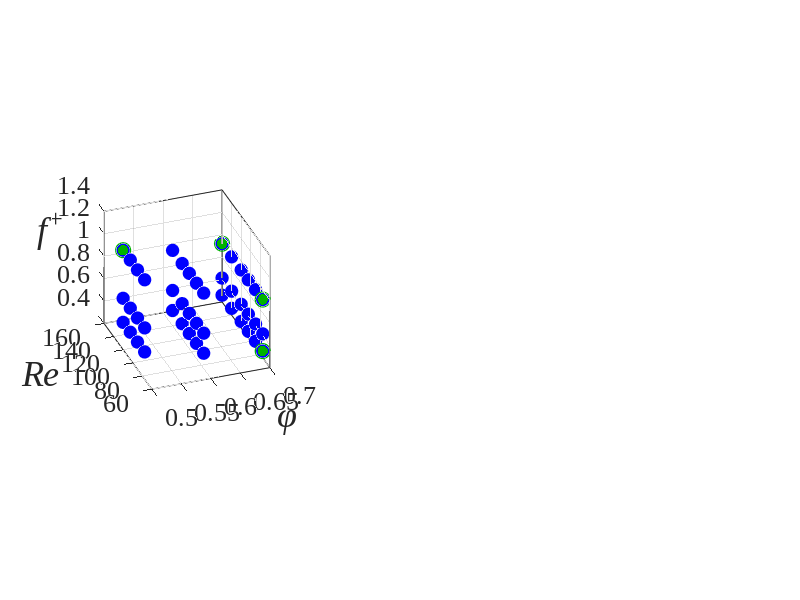

This chart was generated by the following MATLAB code: (Note: this script raises an error after producing the figure.)
clc;
clear all;
close all;

load('all_data.mat') %%load data
N=size(X,2); %%number total tests
omega_meas=trapz(y,CPT,1)*100; %%measured omega(profile-losses)

%% starting point
ind_in=[3,9,28,43]; %%corner of the text matrix
start=length(ind_in); %%size of the initial point

rm=0; %%select 0 for regression method: Gaussian Process
% rm=1; %%select 1 for regression method: Lasso

fig1=figure; %% figure test matrix filling
x0=50; y0=50; width=1700; height=600;
set(gcf,'position',[x0,y0,width,height])
ax=subplot(1,3,1);
plot3(X(3,:),X(1,:),X(2,:),'bo','MarkerSize',9,'MarkerEdgeColor','b','MarkerFaceColor',[0,0,1]); hold on;
set(ax,'XGrid','on'); set(ax,'YGrid','on'); set(ax,'ZGrid','on'); set(ax,'View',[-20 30]);
set(ax,'FontName','Times New Roman','FontSize',19);
set(ax,'plotboxaspectratio',[1,1.113,1.03],'Box','on');
xlabel('φ','FontName','Times New Roman','FontSize',26,'FontAngle','Italic','verticalalignment','middle')
ylabel('Re','FontName','Times New Roman','FontSize',26,'FontAngle','Italic','verticalalignment','bottom')
zlabel('f^+','FontName','Times New Roman','FontSize',26,'FontAngle','Italic','rotation',0)


%% (predictive analysis)
for k=start:N    
    x_in=X(:,ind_in); %%in data at iteration k 
    
    %%%upload figure test matrix
    ax=subplot(1,3,1); hold on;
    plot3(X(3,ind_in),X(1,ind_in),X(2,ind_in),'o','MarkerSize',11,'MarkerEdgeColor',[0 0.7 0],'MarkerFaceColor',[0 0.7 0]);

    %%POD
    [U_red V_red cpt_mean]=POD(CPT(:,ind_in),0.99); %%POD with the only in tests
    xref=sum(x_in.^2,2); x_in_norm=x_in./sqrt(xref); Xn=X./sqrt(xref); %% normalization inputs for the fitting
    e = {'eig1','eig2','eig3','eig4','eig5','eig6','eig7','eig8','eig9','eig10'}; e = e(1:size(U_red,2));

%%%%%%%%%%% regression %%%%%%%%%%%%%%%%%%%%%%%%%%%%%%%%%%%%%%%%%%%%%%%%
    if rm==0 %%% Gaussian Process regression %%%
    for i=1:size(U_red,2)
        yI=-V_red(:,i);
        gprMdl =fitrgp(x_in_norm',yI,'KernelFunction','ardsquaredexponential');
        GPR.(e{i}) = gprMdl; clear yI gprMdl;
    end
    % prediction over the entire test matrix (gaussian process)
    for i=1:size(U_red,2)
        [Vmod1 Vmod_std1] = predict(GPR.(e{i}),Xn');
        Vmod(:,i)=Vmod1; Vmod_std(:,i)=Vmod_std1; clear Vmod1 Vmod_std1;
    end
    elseif rm==1 %%% Lasso regression %%%
    Vn=predictor_matrix(x_in_norm');
    for i=1:size(U_red,2)
        yI=-V_red(:,i);
        [alfa,FitInfo] = lasso(Vn',yI,'Alpha',1,'Intercept',true,'CV',k);
        idx=FitInfo.Index1SE; %%choose min SE of k-fold (leave-one-out) cross-validation
        alfa_0(i)=FitInfo.Intercept(idx);
        alfa_tot(:,i)=alfa(:,idx);
        fi_in=Vn'*alfa_tot(:,i)+alfa_0(i);
        sigma(i)=sqrt(sum((yI-fi_in).^2)/k);
        V1=Vn; V1(find(alfa_tot(:,i)==0),:)=[]; V1(end+1,:)=1;
        covariance.(e{i}) = sigma(i)^2*inv(V1*V1');
        clear alfa YI FitInfo V1 fi_in
    end
    % prediction over the entire test matrix (lasso)
    Vn=predictor_matrix(Xn');
    Vmod=Vn'*alfa_tot+alfa_0;  %%add covariance for estimating Vmod_std
    for i=1:size(U_red,2)
        V1=Vn; V1(find(alfa_tot(:,i)==0),:)=[]; V1(end+1,:)=1;
        Vmod_std(:,i)=diag(sqrt(V1'*covariance.(e{i})*V1+sigma(i)^2)); clear V1;
    end
    clear sigma covariance;
    end
%%%%%%%%%%%%%%%%%%%%%%%%%%%%%%%%%%%%%%%%%%%%%%%%%%%%%%%%%%%%%%%%%%%%%%%%

    cpt_fit=-U_red*Vmod'+cpt_mean;  %% fitted cpt distributions over the entire test matrix
    omega_fit=trapz(y,cpt_fit,1)*100; %% fitted omega (profile-losses)
    for i=1:size(U_red,2) %%calculation of std of omega
        sigma(:,:,i)=-U_red(:,i)*Vmod_std(:,i)';
    end
    cpt_std=sqrt(sum(sigma.^2,3)); clear sigma; %%std over cpt distribution
    deltay=y(2)-y(1);
    omega_std=sqrt(sum(cpt_std.^2,1))*deltay*100; %%std over omega
    
    %%errors
    error=abs(omega_fit-omega_meas);
    MEANerror(k)=mean(error./omega_meas)*100;
    MAXerror(k)=max(error./omega_meas)*100;

    %%standard deviations
    MEANstd(k)=mean(omega_std./omega_meas)*100;
    MAXstd(k)=max(omega_std./omega_meas)*100;
    
    %%error and std plots(figures 10 nad11 in the paper)
    ax=subplot(2,3,2); hold on;
    if rm==0
        Color=[0.1 0.8 0.1];
    elseif rm==1
        Color=[0.8 0.1 0.1];
    end
    plot(MAXerror,'-s','MarkerEdgeColor',Color,'MarkerFaceColor',Color,'Color',Color,'LineWidth',1.5,'Markersize',4.5); xlim([4 N]);
    ylim([0 30]); set(ax,'XGrid','on','GridColor','k'); set(ax,'YGrid','on','GridColor','k');
    set(ax,'FontName','Times New Roman','fontsize',16);
    set(ax,'Color',[1 1 1],'Box','on');
    xlabel('n','FontName','Times New Roman','FontSize',22,'FontAngle','Italic')
    ylabel('E_m_a_x(ω)','FontName','Times New Roman','FontSize',22,'FontAngle','Italic','rotation',90)
    ax=subplot(2,3,3); hold on;
    plot(MEANerror,'-s','MarkerEdgeColor',Color,'MarkerFaceColor',Color,'Color',Color,'LineWidth',1.5,'Markersize',4.5); xlim([4 N]);
    ylim([0 12]); set(ax,'XGrid','on','GridColor','k'); set(ax,'YGrid','on','GridColor','k');
    set(ax,'FontName','Times New Roman','fontsize',16);
    set(ax,'Color',[1 1 1],'Box','on');
    xlabel('n','FontName','Times New Roman','FontSize',22,'FontAngle','Italic')
    ylabel('E_m_e_a_n(ω)','FontName','Times New Roman','FontSize',22,'FontAngle','Italic','rotation',90)
    ax=subplot(2,3,5); hold on;
    plot(MAXstd,'-s','MarkerEdgeColor',Color,'MarkerFaceColor',Color,'Color',Color,'LineWidth',1.5,'Markersize',4.5); xlim([4 N]);
    ylim([0 5]); set(ax,'XGrid','on','GridColor','k'); set(ax,'YGrid','on','GridColor','k');
    set(ax,'FontName','Times New Roman','fontsize',16);
    set(ax,'Color',[1 1 1],'Box','on');
    xlabel('n','FontName','Times New Roman','FontSize',22,'FontAngle','Italic')
    ylabel('σ_m_a_x(ω)','FontName','Times New Roman','FontSize',22,'FontAngle','Italic')
    ax=subplot(2,3,6); hold on;
    plot(MEANstd,'-s','MarkerEdgeColor',Color,'MarkerFaceColor',Color,'Color',Color,'LineWidth',1.5,'Markersize',4.5); xlim([4 N]);
    ylim([0 5]); set(ax,'XGrid','on','GridColor','k'); set(ax,'YGrid','on','GridColor','k');
    set(ax,'FontName','Times New Roman','fontsize',16);
    set(ax,'Color',[1 1 1],'Box','on');
    xlabel('n','FontName','Times New Roman','FontSize',22,'FontAngle','Italic')
    ylabel('σ_m_e_a_n(ω)','FontName','Times New Roman','FontSize',22,'FontAngle','Italic')

    %% identification of the next test (most orthogonal in the POD space, see also algorithm 1 in the paper)
    Vmod_norm=Vmod./sqrt(sum(Vmod.^2,2)); 
    Z=abs(Vmod_norm*Vmod_norm'); %%cross-correlation with modelled projected data
    s=sum(Z(ind_in,:),1); s(ind_in)=100; %%find min correlation (most orthogonal)
    ind_next=find(s==min(s)); ind_next=ind_next(1); %% index of next test   
    ind_in=[ind_in ind_next]; %% upload the cicle

    if k==15 %%figure modelled cpt with a reduced number of tests (figure 12 in the paper)
        fig12=figure_cpt(y,cpt_fit,CPT);
        error_example=error([34,33,28,7])./omega_meas([34,33,28,7])*100;
        std_example=omega_std([34,33,28,7])./omega_meas([34,33,28,7])*100;
        saveas(fig12,'example_cpt.jpg'); close(fig12)
    end

%%%%% create gif for the test matrix filling %%%%%%%%%%%%%%%%%%%%%%
    drawnow 
    frame = getframe(fig1);
    im = frame2im(frame);
    [imind,cm] = rgb2ind(im,256);
    if k==start
        imwrite(imind,cm,'test_matrix_filling.gif','gif', 'Loopcount',inf);
    else
        imwrite(imind,cm,'test_matrix_filling.gif','gif','WriteMode','append');
    end
%%%%%%%%%%%%%%%%%%%%%%%%%%%%%%%%%%%%%%%%%%%%%%%%%%%%%%%%%%%%%%%%%%%%%%

    clear Z s ind_next Vmod_norm    
    clear error omega_fit omega_std cpt_fit cpt_std GPR e x_in x_in_norm x_out xref Vmod Vmod_std alfa_tot alfa_0
end



